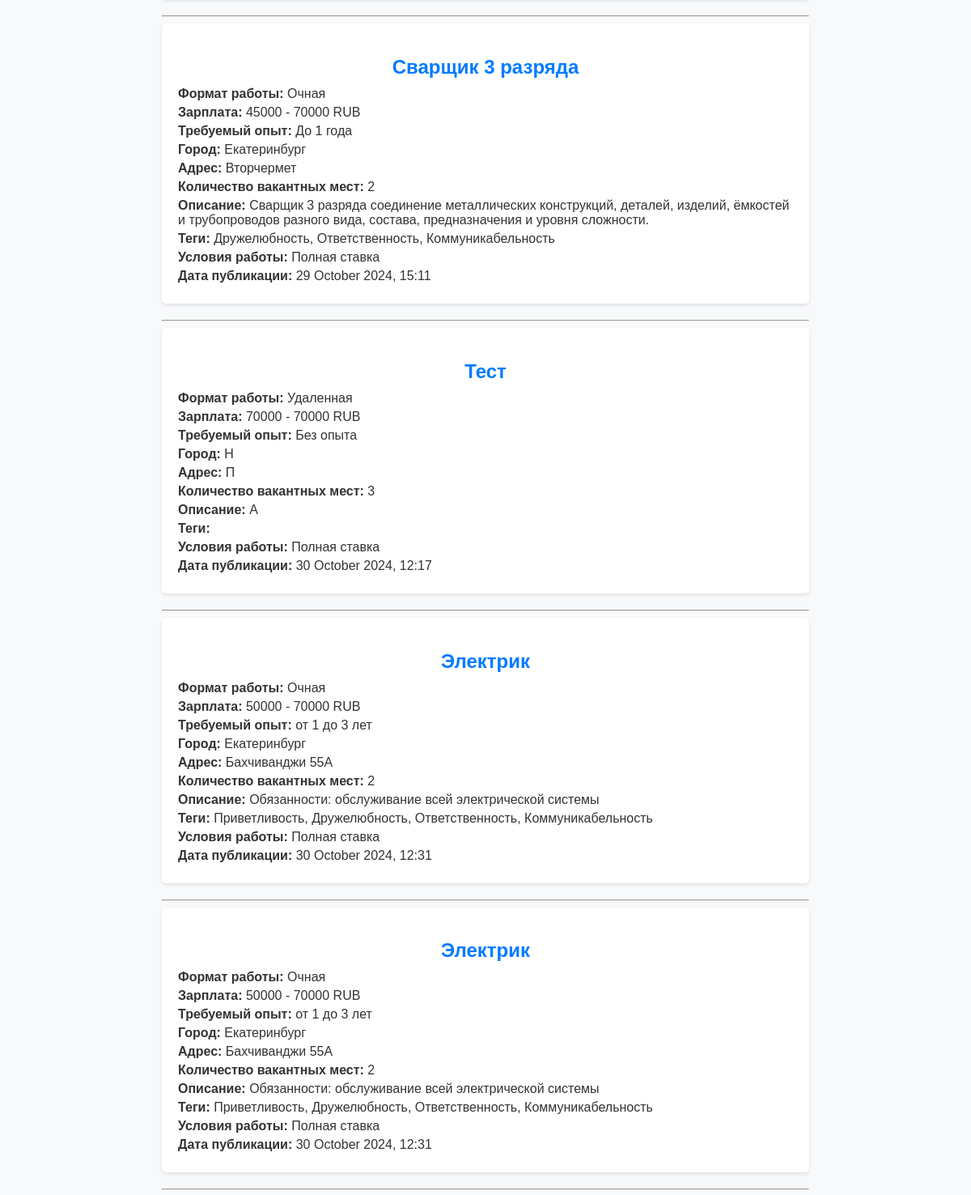
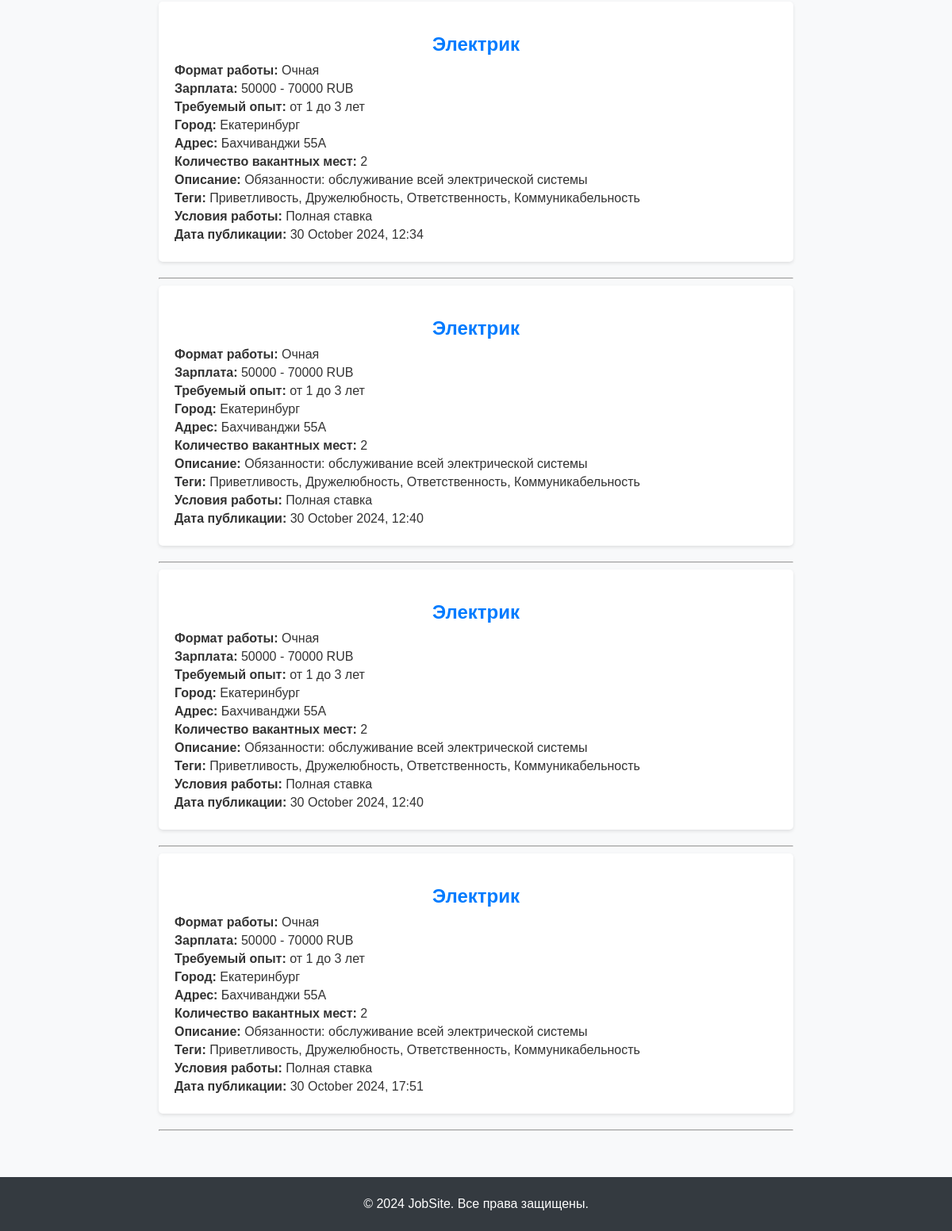
The app's page /test/vacancies/ (signed in, lower part), older data (2 pictures, top to bottom).
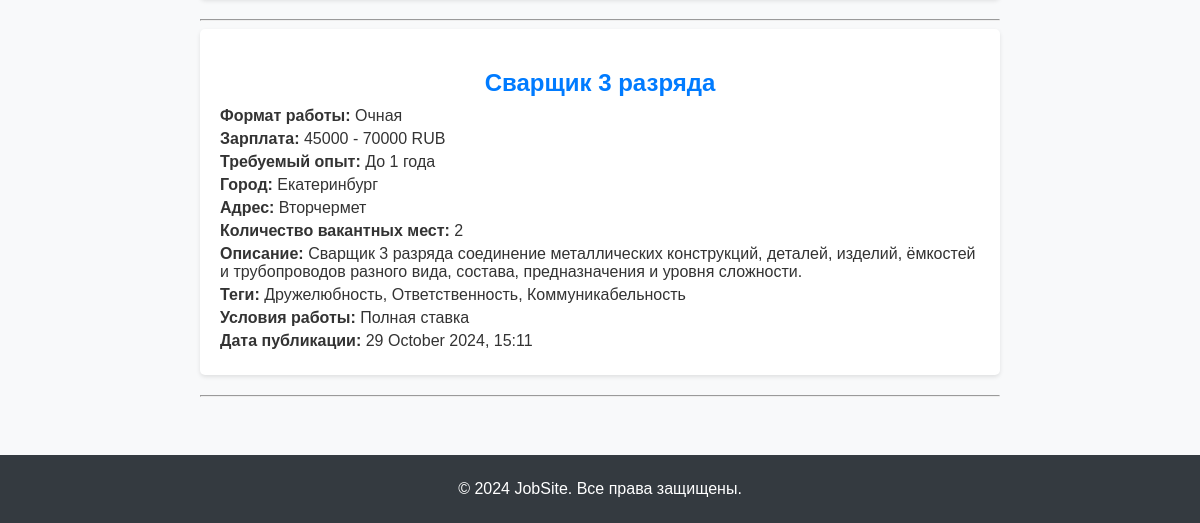
The same page, newer data.
### api/models.py (models this page shows, shortened)
class Vacancy(models.Model):
    WORK_FORMAT_CHOICES = [
        ('remote', 'Удаленная'),
        ('hybrid', 'Гибридная'),
        ('onsite', 'Очная'),
    ]
    WORK_CONDITION_CHOICES = [
        ('full_time', 'Полная ставка'),
        ('part_time', 'Неполная ставка'),
        ('internship', 'Стажировка'),
        ('volunteering', 'Волонтерство'),
        ('one_time', 'Разовое задание'),
        ('project', 'Проектная работа'),
    ]
    CURRENCY_CHOICES = [
        ('RUB', 'RUB'),
        ('USD', 'USD'),
        ('EUR', 'EUR'),
    ]
    EXPERIENCE_CHOICES = [
        ('0', 'Без опыта'),
        ('1', 'До 1 года'),
        ('1-3', 'от 1 до 3 лет'),
        ('3-6', 'от 3 до 6 лет'),
        ('6', 'более 6 лет'),
    ]
    STATUS_CHOICES = [
        ('published', 'Опубликована'),
        ('archived', 'В архиве'),
        ('checking', 'На проверке'),
    ]
    title = models.CharField(max_length=255, verbose_name='Название')
    work_format = models.CharField(
        max_length=10,
        choices=WORK_FORMAT_CHOICES,
        default='onsite',
        verbose_name='Формат работы'
    )
    min_salary = models.PositiveIntegerField(verbose_name='Минимальная зарплата')
    max_salary = models.PositiveIntegerField(verbose_name='Максимальная зарплата')
    currency = models.CharField(
        max_length=3,
        choices=CURRENCY_CHOICES,
        default='RUB',
        verbose_name='Валюта'
    )
    experience = models.CharField(
        max_length=10,
        choices=EXPERIENCE_CHOICES,
        default='0',
        verbose_name='Опыт работы'
    )
    city = models.CharField(max_length=255, verbose_name='Город')
    address = models.CharField(max_length=255, verbose_name='Адрес')
    number_of_openings = models.PositiveIntegerField(verbose_name='Количество вакантных мест')
    description = models.TextField(verbose_name='Описание')
    tech_stack_tags = models.ManyToManyField('TechStackTag', blank=True, verbose_name='Навыки')
    work_condition_tags = models.CharField(
        max_length=20,
        choices=WORK_CONDITION_CHOICES,
        default='full_time',
        verbose_name='Условие работы'
    )
    publication_date = models.DateTimeField(auto_now_add=True, verbose_name='Дата публикации')
    status = models.CharField(
        max_length=10,
        choices=STATUS_CHOICES,
        default='published',
        verbose_name='Статус'
    )
    class Meta:
        verbose_name = 'Вакансия'
        verbose_name_plural = 'Вакансии'
    def formatted_publication_date(self):
        return self.publication_date.strftime('%d %B %Y, %H:%M')

class TechStackTag(models.Model):
    name = models.CharField(max_length=100, unique=True, verbose_name='Навык')
    class Meta:
        verbose_name = 'Навык'
        verbose_name_plural = 'Навыки'

### api/views.py (the view)
# urls.py: path('test/vacancies/', vacancy_list, name='vacancy_list'),
@login_required
def vacancy_list(request):
    vacancies = Vacancy.objects.filter(status='published')  # Фильтрация по статусу
    return render(request, 'vacancy_list.html', {'vacancies': vacancies})

### templates/vacancy_list.html (shortened to what this page needs)
{% extends 'base.html' %}
{% block content %}
    <div class="vacancy-list">
        {% for vacancy in vacancies %}
        <div class="vacancy-item">
            <h2>{{ vacancy.title }}</h2>
            <p><strong>Формат работы:</strong> {{ vacancy.get_work_format_display }}</p>
            <p><strong>Зарплата:</strong> {{ vacancy.min_salary }} - {{ vacancy.max_salary }} {{ vacancy.currency }}</p>
            <p><strong>Требуемый опыт:</strong> {{ vacancy.get_experience_display }}</p>
            <p><strong>Город:</strong> {{ vacancy.city }}</p>
            <p><strong>Адрес:</strong> {{ vacancy.address }}</p>
            <p><strong>Количество вакантных мест:</strong> {{ vacancy.number_of_openings }}</p>
            <p><strong>Описание:</strong> {{ vacancy.description }}</p>
            <p><strong>Теги:</strong>
                {% for tag in vacancy.tech_stack_tags.all %}
                    {{ tag.name }}{% if not forloop.last %}, {% endif %}
                {% endfor %}
            </p>
            <p><strong>Условия работы:</strong> {{ vacancy.get_work_condition_tags_display }}</p>
            <p><strong>Дата публикации:</strong> {{ vacancy.formatted_publication_date }}</p>
        </div>
        <hr>
        {% empty %}
        <p>Вакансий нет</p>
        {% endfor %}
    </div>
{% endblock %}

### templates/base.html (shortened to what this page needs)
{% load static %}
<!DOCTYPE html>
<html lang="ru">
<head>
    <link rel="stylesheet" href="{% static 'css/styles.css' %}">
</head>
<body>
  <div class="wrapper">
    <main class="main">
        {% block content %}
        {% endblock %}
    </main>
    <footer class="footer">
        <p>&copy; 2024 JobSite. Все права защищены.</p>
    </footer>
  </div>
</body>
</html>

### static/css/styles.css (style rules this page uses)
html { scroll-behavior: smooth; overflow-x: hidden; }
body { font-family: Arial, sans-serif; height: 100%; background-color: #f8f9fa; color: #333; padding: 0; margin: 0; }
h1, h2, h3, h4, h5, h6 { text-align: center; }
.main { max-width: 800px; height: 100%; margin: 50px auto; padding: 0 20px; }
.vacancy-list { margin-top: 20px; }
.vacancy-item { background-color: #fff; border-radius: 5px; box-shadow: 0 2px 4px rgba(0, 0, 0, 0.1); padding: 20px; margin-bottom: 20px; text-align: left; }
.vacancy-item h2 { color: #007bff; margin-bottom: 10px; }
.footer { text-align: center; color: #fff; background-color: #343a40; padding: 20px 30px; }
.footer p { margin: 5px 0; }
.wrapper { display: flex; flex-direction: column; height: 100%; }
.main { flex: 1 0 auto; }
.footer { flex: 0 0 auto; }

Row changes from the older to the newer data that the page shows:
removed Vacancy: title "Тест", work_format "Удаленная", min_salary "70000", max_salary "70000", currency "RUB", experience "Без опыта", city "Н", address "П", number_of_openings "3", description "А", work_condition_tags "Полная ставка", formatted_publication_date "30 October 2024, 12:17"
removed Vacancy: title "Электрик", work_format "Очная", min_salary "50000", max_salary "70000", currency "RUB", experience "от 1 до 3 лет", city "Екатеринбург", address "Бахчиванджи 55А", number_of_openings "2", description "Обязанности: обслуживание всей электрической системы", work_condition_tags "Полная ставка", formatted_publication_date "30 October 2024, 12:31", TechStackTag (name "Дружелюбность"), TechStackTag (name "Ответственность"), TechStackTag (name "Коммуникабельность")
no longer on this page (row unchanged): TechStackTag: name "Приветливость"
removed Vacancy: title "Электрик", work_format "Очная", min_salary "50000", max_salary "70000", currency "RUB", experience "от 1 до 3 лет", city "Екатеринбург", address "Бахчиванджи 55А", number_of_openings "2", description "Обязанности: обслуживание всей электрической системы", work_condition_tags "Полная ставка", formatted_publication_date "30 October 2024, 12:31", TechStackTag (name "Дружелюбность"), TechStackTag (name "Ответственность"), TechStackTag (name "Коммуникабельность")
removed Vacancy: title "Электрик", work_format "Очная", min_salary "50000", max_salary "70000", currency "RUB", experience "от 1 до 3 лет", city "Екатеринбург", address "Бахчиванджи 55А", number_of_openings "2", description "Обязанности: обслуживание всей электрической системы", work_condition_tags "Полная ставка", formatted_publication_date "30 October 2024, 12:34", TechStackTag (name "Дружелюбность"), TechStackTag (name "Ответственность"), TechStackTag (name "Коммуникабельность")
removed Vacancy: title "Электрик", work_format "Очная", min_salary "50000", max_salary "70000", currency "RUB", experience "от 1 до 3 лет", city "Екатеринбург", address "Бахчиванджи 55А", number_of_openings "2", description "Обязанности: обслуживание всей электрической системы", work_condition_tags "Полная ставка", formatted_publication_date "30 October 2024, 12:40", TechStackTag (name "Дружелюбность"), TechStackTag (name "Ответственность"), TechStackTag (name "Коммуникабельность")
removed Vacancy: title "Электрик", work_format "Очная", min_salary "50000", max_salary "70000", currency "RUB", experience "от 1 до 3 лет", city "Екатеринбург", address "Бахчиванджи 55А", number_of_openings "2", description "Обязанности: обслуживание всей электрической системы", work_condition_tags "Полная ставка", formatted_publication_date "30 October 2024, 12:40", TechStackTag (name "Дружелюбность"), TechStackTag (name "Ответственность"), TechStackTag (name "Коммуникабельность")
removed Vacancy: title "Электрик", work_format "Очная", min_salary "50000", max_salary "70000", currency "RUB", experience "от 1 до 3 лет", city "Екатеринбург", address "Бахчиванджи 55А", number_of_openings "2", description "Обязанности: обслуживание всей электрической системы", work_condition_tags "Полная ставка", formatted_publication_date "30 October 2024, 17:51", TechStackTag (name "Дружелюбность"), TechStackTag (name "Ответственность"), TechStackTag (name "Коммуникабельность")
